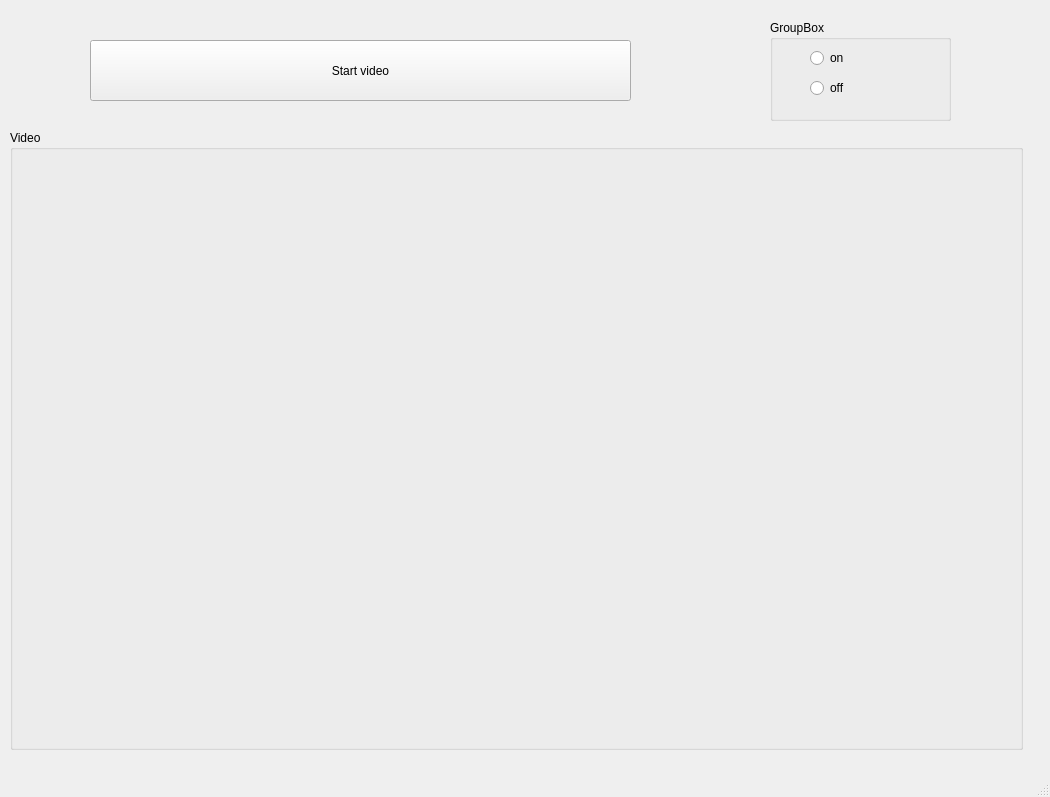
<?xml version="1.0" encoding="UTF-8"?>
<ui version="4.0">
 <class>MainWindow</class>
 <widget class="QMainWindow" name="MainWindow">
  <property name="geometry">
   <rect>
    <x>0</x>
    <y>0</y>
    <width>1050</width>
    <height>797</height>
   </rect>
  </property>
  <property name="windowTitle">
   <string>MainWindow</string>
  </property>
  <property name="styleSheet">
   <string notr="true"/>
  </property>
  <widget class="QWidget" name="centralwidget">
   <widget class="QGroupBox" name="groupBox">
    <property name="geometry">
     <rect>
      <x>10</x>
      <y>130</y>
      <width>1013</width>
      <height>620</height>
     </rect>
    </property>
    <property name="sizePolicy">
     <sizepolicy hsizetype="Preferred" vsizetype="Preferred">
      <horstretch>0</horstretch>
      <verstretch>0</verstretch>
     </sizepolicy>
    </property>
    <property name="title">
     <string>Video</string>
    </property>
    <widget class="QWidget" name="ImgWidget" native="true">
     <property name="geometry">
      <rect>
       <x>10</x>
       <y>20</y>
       <width>993</width>
       <height>600</height>
      </rect>
     </property>
    </widget>
   </widget>
   <widget class="QPushButton" name="startButton">
    <property name="geometry">
     <rect>
      <x>90</x>
      <y>40</y>
      <width>541</width>
      <height>61</height>
     </rect>
    </property>
    <property name="text">
     <string>Start video</string>
    </property>
   </widget>
   <widget class="QGroupBox" name="radioBox">
    <property name="geometry">
     <rect>
      <x>770</x>
      <y>20</y>
      <width>181</width>
      <height>101</height>
     </rect>
    </property>
    <property name="title">
     <string>GroupBox</string>
    </property>
    <widget class="QRadioButton" name="onButton">
     <property name="geometry">
      <rect>
       <x>40</x>
       <y>30</y>
       <width>90</width>
       <height>16</height>
      </rect>
     </property>
     <property name="text">
      <string>on</string>
     </property>
    </widget>
    <widget class="QRadioButton" name="offButton">
     <property name="geometry">
      <rect>
       <x>40</x>
       <y>60</y>
       <width>90</width>
       <height>16</height>
      </rect>
     </property>
     <property name="text">
      <string>off</string>
     </property>
    </widget>
   </widget>
  </widget>
  <widget class="QMenuBar" name="menubar">
   <property name="geometry">
    <rect>
     <x>0</x>
     <y>0</y>
     <width>1050</width>
     <height>21</height>
    </rect>
   </property>
  </widget>
  <widget class="QStatusBar" name="statusbar"/>
 </widget>
 <resources/>
 <connections/>
</ui>
